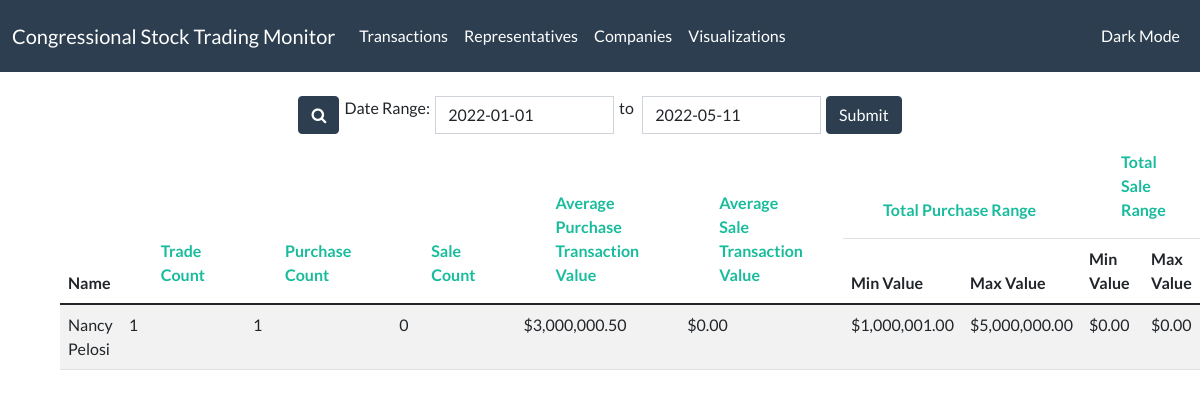
/representatives, run on the app's committed database.
### tables this page shows
CREATE TABLE all_transaction (
    id INTEGER PRIMARY KEY AUTOINCREMENT,
    member_name TEXT NOT NULL,
    state_district_number TEXT NOT NULL,
    company TEXT NOT NULL,
    ticker TEXT NOT NULL,
    transaction_type TEXT NOT NULL,
    transaction_date DATE NOT NULL,
    value_lb INTEGER NOT NULL,
    value_ub INTEGER NOT NULL,
    description TEXT DEFAULT NULL,
    link TEXT NOT NULL
);

### app.py (the view)
@app.route('/representatives', methods=['GET', 'POST'])
def representatives():
    today = date.today()
    year_start = date(today.year, 1, 1)
    if request.method == 'POST':
        range_start = date.fromisoformat(request.form["range_start"])
        range_end = date.fromisoformat(request.form["range_end"])
        rep_list = get_representatives_btwn_years("POST", request, range_start, range_end)
    else:
        rep_list = get_representatives_btwn_years("GET", request, year_start, today)
    return render_template("representatives.html", representatives=rep_list, start=get_earliest_year(),
                           today=today, year_start=year_start, dark_mode=is_dark_mode())

### app.py (called while the page is built)
def is_dark_mode():
    return "False" if "dark_mode" not in request.cookies else request.cookies["dark_mode"]

### cstm/database_helpers.py (called while the page is built)
def get_db_connection(db_file: str = db_file_path) -> sqlite3.Connection:
    conn = sqlite3.connect(db_file)
    conn.row_factory = sqlite3.Row
    return conn

def get_earliest_year() -> int:
    return 2013

### templates/representatives.html (shortened to what this page needs)
{% extends "base.html" %}
{% block head %}
    {{ super() }}
{% endblock %}
{% block content %}
    {% include "partials/representatives_search.html" %}
    {% include "partials/representatives_table.html" %}
{% endblock %}
{% block styles %}
    <link rel="stylesheet" href="https://cdnjs.cloudflare.com/ajax/libs/bootstrap-datepicker/1.9.0/css/bootstrap-datepicker3.min.css">
    <link rel="stylesheet" type="text/css" href="https://cdn.datatables.net/v/bs5/jq-3.6.0/dt-1.11.5/b-2.2.2/b-html5-2.2.2/datatables.min.css"/>
{% endblock %}

### templates/base.html (shortened to what this page needs)
<!doctype html>
<html lang="en">
<head>
    {% block head %}
    {% set stylesheet_src = "/static/" + ("flatly" if not dark_mode == "True" else "darkly") + ".bootstrap.min.css" %}
    <link rel="stylesheet" href={{ stylesheet_src }} type="text/css" />
    {% block styles %} {% endblock %}
    {% include "partials/navigation_bar.html" %}
    {% endblock %}
</head>
<body>
    <br>
    <div id="content">{% block content %}{% endblock %}</div>
</body>

### templates/partials/navigation_bar.html (shortened to what this page needs)
<div id="navigation">
    <nav class="navbar navbar-expand-lg navbar-dark bg-primary">
        <div class="container-fluid">
          <a class="navbar-brand" href="/">Congressional Stock Trading Monitor</a>
          <div class="collapse navbar-collapse justify-content-between" id="navbarNavAltMarkup">
            <div class="navbar-nav">
              <a class="nav-link" href="/">Transactions</a>
              <a class="nav-link" href="/representatives">Representatives</a>
              <a class="nav-link" href="/companies">Companies</a>
              <a class="nav-link" href="/visualizations">Visualizations</a>
            </div>
            <div class="navbar-nav">
                {% set mode_switch = "/" + ("dark_mode" if dark_mode == "False" else "light_mode") %}
                <a class="nav-item nav-link" href={{ mode_switch }}>{{"Dark Mode" if  dark_mode == "False" else "Light Mode"}}</a>
            </div>
          </div>
        </div>
      </nav>
</div>

### templates/partials/representatives_search.html (shortened to what this page needs)
{% block rep_range %}
<form action="" name="representative_search_form" method="POST">
    <div class="mx-auto" style="width: 50vw; min-width:65ch" >
        <div class="input-group input-daterange">
            <div class="input-group-addon">
                <button class="btn btn-primary" type="button" data-bs-toggle="collapse" data-bs-target="#collapseDiv" aria-expanded="false" aria-controls="collapseDiv">
                    <span data-bs-toggle="tooltip" data-bs-html="true" data-bs-placement="top" title="Advanced Search"><i class="fa fa-search"></i></span>
                </button>&nbsp;&nbsp;
            </div>
            <div class="input-group-addon">Date Range:&nbsp;&nbsp; </div>
            <input name="range_start" type="text" class="form-control" data-date-format="yyyy-mm-dd"
                data-date-start-date ="{{start}}-01-01" value="{{year_start.isoformat()}}">
            <div class="input-group-addon">&nbsp;&nbsp;to&nbsp;&nbsp;&nbsp;</div>
            <input name="range_end" type="text" class="form-control" data-date-format="yyyy-mm-dd"
                data-date-start-date ="{{start}}-01-01" value="{{today.isoformat()}}">
            <div class="input-group-addon">&nbsp;&nbsp;<button class="btn btn-primary" onclick="setAdvancedSearchRepresentativeCookie()" type="submit">Submit</button></div>
        </div>
    </div>
</form>
{% endblock %}
{% block styles %}
    <link rel="stylesheet" href="https://cdnjs.cloudflare.com/ajax/libs/font-awesome/4.7.0/css/font-awesome.min.css">
{% endblock %}

### templates/partials/representatives_table.html
<div class="mx-auto" style="width: 90vw">
<table id="data" class="table table-striped table-hover">
    <thead class="thead-dark">
      <tr>
        <th rowspan="2">Name</th>
        <th rowspan="2"><a class="nav-link" data-bs-toggle="tooltip" data-bs-html="true" data-bs-placement="bottom" title="Total number of trades made by this representative in the selected time period" href="#" style="text-decoration: none;">Trade Count</a></th>
        <th rowspan="2"><a class="nav-link" data-bs-toggle="tooltip" data-bs-html="true" data-bs-placement="bottom" title="Total number of purchases made by this representative in the selected time period" href="#" style="text-decoration: none;">Purchase Count</a></th>
        <th rowspan="2"><a class="nav-link" data-bs-toggle="tooltip" data-bs-html="true" data-bs-placement="bottom" title="Total number of sales made by this representative in the selected time period" href="#" style="text-decoration: none;">Sale Count</a></th>
        <th rowspan="2"><a class="nav-link" data-bs-toggle="tooltip" data-bs-html="true" data-bs-placement="bottom" title="Average value for each purchase transaction this representative made in the selected time period" href="#" style="text-decoration: none;">Average Purchase Transaction Value</a></th>
        <th rowspan="2"><a class="nav-link" data-bs-toggle="tooltip" data-bs-html="true" data-bs-placement="bottom" title="Average  value for each sale transaction this representative made in the selected time period" href="#" style="text-decoration: none;">Average Sale Transaction Value</a></th>
        <th colspan="2"><a class="nav-link" data-bs-toggle="tooltip" data-bs-html="true" data-bs-placement="bottom" title="Total range of the values of all purchases this representative made in the selected time period" href="#" style="text-decoration: none;">Total Purchase Range</a></th>
        <th colspan="2"><a class="nav-link" data-bs-toggle="tooltip" data-bs-html="true" data-bs-placement="bottom" title="Total range of the values of all sales this representative made in the selected time period" href="#" style="text-decoration: none;">Total Sale Range</a></th>
      </tr>
      <tr>
          <th>Min Value</th>
          <th>Max Value</th>
          <th>Min Value</th>
          <th>Max Value</th>
      </tr>
    </thead>
    <tbody>
      {% for rep in representatives %}
        <tr>
          <td>{{ rep.name }}</td>
          <td>{{ rep.trade_count }}</td>
          <td>{{ rep.purchase_count }}</td>
          <td>{{ rep.sale_count }}</td>
          <td>{{ "${:,.2f}".format(0) if None == rep.avg_purchase_trans_value else "${:,.2f}".format(rep.avg_purchase_trans_value) }}</td>
          <td>{{ "${:,.2f}".format(0) if None == rep.avg_sale_trans_value else "${:,.2f}".format(rep.avg_sale_trans_value) }}</td>
          <td>{{ "${:,.2f}".format(0) if None == rep.purchase_lb else "${:,.2f}".format(rep.purchase_lb) }}</td>
          <td>{{ "${:,.2f}".format(0) if None == rep.purchase_ub else "${:,.2f}".format(rep.purchase_ub) }}</td>
          <td>{{ "${:,.2f}".format(0) if None == rep.sale_lb else "${:,.2f}".format(rep.sale_lb) }}</td>
          <td>{{ "${:,.2f}".format(0) if None == rep.sale_ub else "${:,.2f}".format(rep.sale_ub) }}</td>
        </tr>
      {% endfor %}
    </tbody>
  </table>
</div>

### data on the page
all_transaction: name "Nancy Pelosi", trade_count "1", purchase_count "1", sale_count "0", avg_purchase_trans_value "$3,000,000.50", avg_sale_trans_value "$0.00", value_lb "$1,000,001.00", value_ub "$5,000,000.00", sale_lb "$0.00", sale_ub "$0.00"

### other printed values
{{ "Dark Mode" if  dark_mode == "False" else "Light Mode" }} "Dark Mode"
